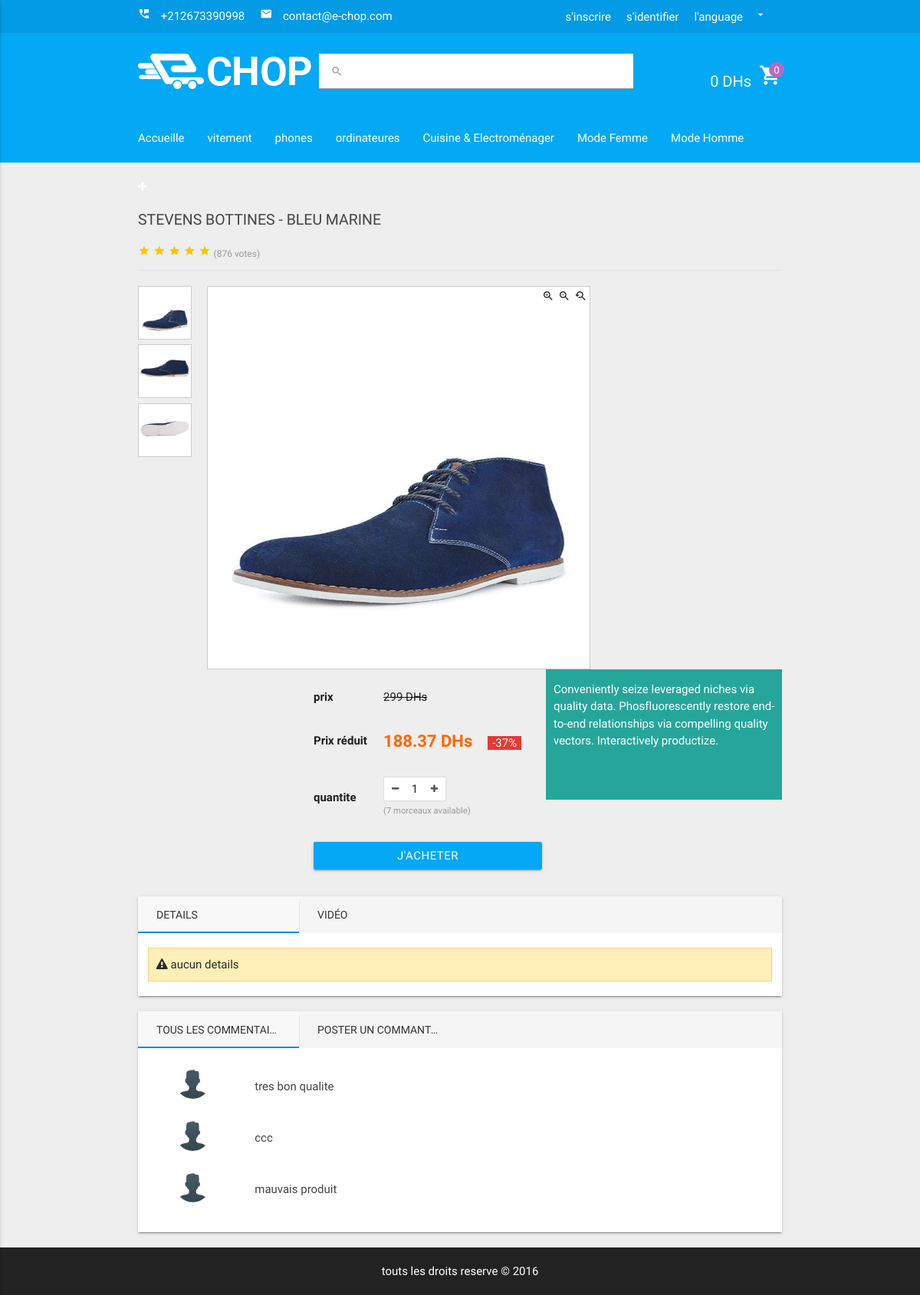
Page /product.php?pid=9 on the committed database.
### tables this page shows
CREATE TABLE `infos` (
  `tele` varchar(30) NOT NULL,
  `fax` varchar(30) NOT NULL,
  `adresse` varchar(255) NOT NULL,
  `email` varchar(255) NOT NULL,
  `lang` varchar(30) NOT NULL
);

CREATE TABLE `categorie` (
  `id_cat` int(10) UNSIGNED NOT NULL,
  `title_cat` varchar(255) NOT NULL
);

CREATE TABLE `produit` (
  `p_id` int(10) UNSIGNED NOT NULL,
  `p_title` varchar(255) NOT NULL,
  `p_desc` text NOT NULL,
  `p_prix` float NOT NULL,
  `p_stock` int(11) NOT NULL,
  `p_promo` int(11) NOT NULL DEFAULT '0',
  `p_video` varchar(40) NOT NULL,
  `p_thumb` varchar(40) NOT NULL,
  `id_cat` int(11) NOT NULL
);

CREATE TABLE `images` (
  `id_image` int(10) UNSIGNED NOT NULL,
  `p_id` int(11) NOT NULL,
  `nom_image` varchar(255) NOT NULL
);

CREATE TABLE `comment` (
  `id_comment` int(11) NOT NULL,
  `c_id` int(11) NOT NULL,
  `content_comment` text NOT NULL,
  `p_id` int(11) NOT NULL
);

CREATE TABLE `client` (
  `c_id` int(10) UNSIGNED NOT NULL,
  `c_nom` varchar(30) NOT NULL,
  `c_prenom` varchar(30) NOT NULL,
  `c_email` varchar(255) NOT NULL,
  `c_pass` varchar(255) NOT NULL,
  `c_sex` varchar(30) NOT NULL,
  `c_avatar` varchar(255) NOT NULL DEFAULT 'avatar.png',
  `c_contry` varchar(30) NOT NULL,
  `c_ville` varchar(30) NOT NULL,
  `c_tele` varchar(30) NOT NULL,
  `c_fax` varchar(30) NOT NULL,
  `c_adresse` varchar(255) NOT NULL
);

### include/config.php (called while the page is built, shortened)
<?php
$hostname = 'localhost';
$username = 'root';
$password = '';
$database = 'ecomerce';
$path     = 'http://'.$_SERVER['SERVER_NAME'].'/ecomerce/';
$con = new mysqli($hostname,$username,$password,$database);
include 'functions.php';
$info = $con->query("SELECT * FROM `infos`");
$info_site = $info->fetch_assoc();
?>

### langage/fr.php (called while the page is built)
<?php
$lang =  array(
'home'              => 'Accueille',
'register'              => 's\'inscrire',
'login'              => 's\'identifier',
'logout'              => 'quiter',
'lang'              => 'l\'anguage',
'cats'              => 'Les categories',
'top prp'              => 'LES TOP PRODUITS',
'top promo'              => 'LES TOP PROMOTIONS',
'Prix r'              => 'Prix réduit',
'stok available'              => 'morceaux available',
'details'              => 'details',
'video'              => 'vidéo',
'comments'              => 'TOUS LES COMMENTAIRES',
'add comment'              => 'POSTER UN COMMANTAIRE',
'comm'              => 'commanter',
'cat'              => 'CATEGOGIE',
'yourpannier'              => 'votre pannier',
'panniervide'              => 'Votre pannier est vide',
'produit'              => 'produit',
'qte'              => 'quantite',
'prix'              => 'prix',
'commander'              => 'commander',
'vider'              => 'vider le panier',
'acheter'              => 'j\'acheter',
'refresh'             => 'mise a jour'
);
?>

### include/functions.php (called while the page is built, shortened)
<?php
function _get($g){
    return abs(intval(htmlentities(trim($_GET[$g]))));
}
?>

### product.php (the view, shortened to what this page needs)
<?php
include 'include/header.php';
$pid = _get('pid');
$res = $con->query("SELECT * FROM `produit` WHERE `p_id`=$pid");
$pro = $res->fetch_assoc();
?>
<div class="container detail">
    <h2 class="nom_produit"><?=$pro['p_title']?></h2>
    <div class="stars">
        <i class="material-icons dp48">star</i>
        <i class="material-icons dp48">star</i>
        <i class="material-icons dp48">star</i>
        <i class="material-icons dp48">star</i>
        <i class="material-icons dp48">star</i>
        <span>(876 votes)</span>
    </div>
    <div class="pro_images">
        <div class="left">
            <ul>
                <?php
                    echo "<li><img src='images/produit/thumb/{$pro['p_thumb']}' class=pImg></li>";
                    $imgs = $con->query("SELECT * FROM `images` WHERE p_id=$pid");
                    while ($image = $imgs->fetch_assoc()) {
                        echo "<li><img src='images/produit/pictures/{$image['nom_image']}' class=pImg></li>";
                    }
                ?>
            </ul>
        </div>
        <div class="left p_image">
            <img src="images/produit/thumb/<?=$pro['p_thumb']?>">
            <div class="calc"></div>
            <div class="img_tools">
                <ul>
                    <li id="zoomin"><i class="material-icons dp48">zoom_in</i></li>
                    <li id="zoomout"><i class="material-icons dp48">zoom_out</i></li>
                    <li id="zoomreset"><i class="material-icons dp48">youtube_searched_for</i></li>
                </ul>
            </div>
        </div>
        <div class="right desc">
            <p>
                <?=$pro['p_desc']?>
            </p>
        </div>
        <div class="right details_table">
            <table>
                <?php
                if ($pro['p_promo']!='' or $pro['p_promo']!=0) {
                    $prix_reduit = $pro['p_prix']-($pro['p_prix']*($pro['p_promo']/100));
                    echo "
                    <tr>
                        <td><b>{$lang['prix']}</b></td>
                        <td><s>{$pro['p_prix']} DHs</s></td>
                    </tr>
                    <tr>
                        <td><b>{$lang['Prix r']}</b></td>
                        <td><span class=leprix>$prix_reduit DHs</span><span class='badge red darken-1 w'>-{$pro['p_promo']}%</span></td>
                    </tr>
                    ";
                }
                ?>
                <form method="post">
                <tr>
                    <td><b><?=$lang['qte']?></b></td>
                    <td>
                        <div style="position: relative;display: table;">
                            <button type='button' class="qte_control transparent qteM"><i class="fa fa-minus" aria-hidden="true"></i></button><input id="qte" value="1" name='qte' type="text"><button type='button' class="qte_control transparent qteP"><i class="fa fa-plus" aria-hidden="true"></i></button>
                        </div>
                        <small class="remarque">(<?=$pro['p_stock']?> <?=$lang['stok available']?>)</small>
                    </td>
                </tr>
                <tr>
                    <td colspan="2" align='right'><input type='submit' name='add' style='width: 100%;' class="btn light-blue" value="<?=$lang['acheter']?>"></td>
                </tr>
                </form>
            </table>
        </div>
    </div>
</div>
<div class="container other z-depth-1 white">
    <div class="row">
        <div class="col s12">
            <ul class="tabs">
                <li class="tab col s3"><a class="active" href="#test1"><?=$lang['details']?></a></li>
                <li class="tab col s3"><a href="#test2"><?=$lang['video']?></a></li>
            </ul>
        </div>
        <div id="test1" class="col s12 tabcontent">
            <table border="0" class="table tableDetails striped">
                <?php
                    $res = $con->query("SELECT nom_detail,content_detail FROM detail WHERE p_id=$pid");
                    if($res->num_rows<=0)
                    echo "<div class='wranign'><i class='fa fa-exclamation-triangle' aria-hidden='true'></i> aucun details</div>";
                ?>
            </table>
        </div>
    </div>
</div>
<div class="container other z-depth-1 white">
    <div class="row">
        <div class="col s12">
            <ul class="tabs">
                <li class="tab col s3"><a class="active" href="#commentaires"><?=$lang['comments']?></a></li>
                <li class="tab col s3"><a href="#poster"><?=$lang['add comment']?></a></li>
            </ul>
        </div>
        <div id="commentaires" class="col s12 tabcontent">
            <?php
            $comres = $con->query("SELECT * FROM comment INNER JOIN client ON comment.c_id=client.c_id WHERE p_id=$pid");
            while ($c = $comres->fetch_assoc())
                echo "
                <div class='row valign-wrapper'>
                  <div class='col s4 m1'>
                    <img src='images/avatar/{$c['c_avatar']}' class='circle responsive-img valign tooltipped' data-position='left' data-delay='60' data-tooltip='{$c['c_nom']} {$c['c_prenom']}'>
                  </div>
                  <div class='col s8 m10'>
                      <p><small><time class='grey-text  text-darken-1'>{$c['comment_date']}</time></small></p>
                    <span class='grey-text  text-darken-3'>{$c['content_comment']}</span>
                  </div>
                </div>
                ";
            ?>
        </div>
    </div>
</div>
</div>
<?php
include 'include/footer.php';
?>

### include/header.php (shortened to what this page needs)
<?php
include 'config.php';
if (isset($_COOKIE['lang'])) {
    if ($_COOKIE['lang']=='ar')
        include 'langage/ar.php';
    else
        include 'langage/fr.php';
}else {
    include 'langage/fr.php';
}
$gp=0;
?>
<!DOCTYPE html>
<html>
<head>
    <link href="<?=$path?>css/icones.css" rel="stylesheet">
    <link type="text/css" rel="stylesheet" href="<?=$path?>css/materialize.min.css"  media="screen,projection"/>
    <link rel="stylesheet" type="text/css" href="<?=$path?>css/animate.css">
    <link rel="stylesheet" type="text/css" href="<?=$path?>css/font-awesome.min.css">
    <link rel="stylesheet" type="text/css" href="<?=$path?>css/style.css">
</head>
<body class="grey lighten-3">
<a href="pannier.php"><div class="purch" id="purch">
</div></a>
<header id="header">
    <div id="headTop" class="light-blue darken-1">
        <div class="container">
            <ul class="left">
                <li><i class="material-icons dp48"><span>perm_phone_msg</i> <?=$info_site['tele']?></span></li>
                <li><i class="material-icons dp48"><span>email</i> <?=$info_site['email']?></span></li>
            </ul>
            <ul class="right">
                <?php if(!isset($_SESSION['c_id'])): ?>
                <li style="position: relative;">
                    <a href="register.php" class="waves-effect waves-light"><?=$lang['register']?></a>
                    <div style="color: #fff" class="la-ball-scale-multiple la-2x">
                    </div>
                </li>
                <li><a href="register.php" class="waves-effect waves-light"><?=$lang['login']?></a></li>
                <?php endif; ?>
                <li><a class="dropdown-button waves-effect waves-light" href="#" data-activates="dropdown1"><?=$lang['lang']?><i class="material-icons right">arrow_drop_down</i></a></li>
            </ul>
        </div>
    </div>
    <div id="logo_recherche" class="light-blue">
        <div class="container">
            <div id="logo" class="left">
                <a href="index.php"><h1><img src="<?=$path?>images/logo.png" alt=""></h1></a>
            </div>
            <div id="recherche" class="right">
                <form method="get" action='recherche.php' class="left">
                    <div class="input-field white">
                        <input id="search" type="search" name="key" required>
                        <label class="label-icon" for="search"><i class="material-icons">search</i></label>
                        <i class="material-icons">close</i>
                    </div>
                </form>
                <div id="cart" class="right">
                    <a href="pannier.php"><span class="total"><?=$gp?> DHs</span><i class="material-icons dp48">shopping_cart</i>
                    <span class="circle purple lighten-2"><?php echo count($_SESSION['pannier']); ?></span></a>
                </div>
            </div>
        </div>
    </div>
    <div id="main_nav">
        <nav>
            <div class="nav-wrapper light-blue">
                <div class="container">
                    <ul class="left hide-on-med-and-down">
                        <li><a href="index.php"><?=$lang['home']?></a></li>
                        <?php
                            $catResult = $con->query("SELECT * FROM `categorie`");
                            $j=0;
                            while ($cat = $catResult->fetch_assoc()) {
                                echo "<li><a href='categorie.php?catid={$cat['id_cat']}'>{$cat['title_cat']}</a></li>";
                                $j++;
                                if($j>5){
                                    echo "<li><a href='categories.php'><i class='fa fa-plus' aria-hidden='true'></i></a></li>";
                                    break;
                                }
                            }
                        ?>
                    </ul>
                </div>
            </div>
        </nav>
    </div>
</header>
<div id="main_wrapper">

### rows in the picture
infos: tele "+212673390998", email "contact@e-chop.com"
categorie: title_cat "vitement"
categorie: title_cat "phones"
categorie: title_cat "ordinateures"
categorie: title_cat "Cuisine & Electroménager"
categorie: title_cat "Mode Femme"
categorie: title_cat "Mode Homme"
produit: p_title "STEVENS BOTTINES - BLEU MARINE", p_thumb (picture), p_desc "Conveniently seize leveraged niches via quality data. Phosfluorescently restore end-to-end relationships via compelling quality vectors. Interactively productize.", p_prix "299", prix_reduit "188.37", p_promo "37", p_stock "7"
images: nom_image (picture)
images: nom_image (picture)
comment: c.c_avatar (placeholder picture), content_comment "tres bon qualite"
comment: c.c_avatar (placeholder picture), content_comment "ccc"
comment: c.c_avatar (placeholder picture), content_comment "mauvais produit"

### other values in the picture
$lang['register'] "s'inscrire"
$lang['login'] "s'identifier"
$lang['lang'] "l'anguage"
$gp "0"
count($_SESSION['pannier']) "0"
$lang['home'] "Accueille"
$lang['prix'] "prix"
$lang['Prix r'] "Prix réduit"
$lang['qte'] "quantite"
$lang['stok available'] "morceaux available"
$lang['details'] "DETAILS"
$lang['video'] "VIDÉO"
$lang['comments'] "TOUS LES COMMENTAI…"
$lang['add comment'] "POSTER UN COMMANT…"
